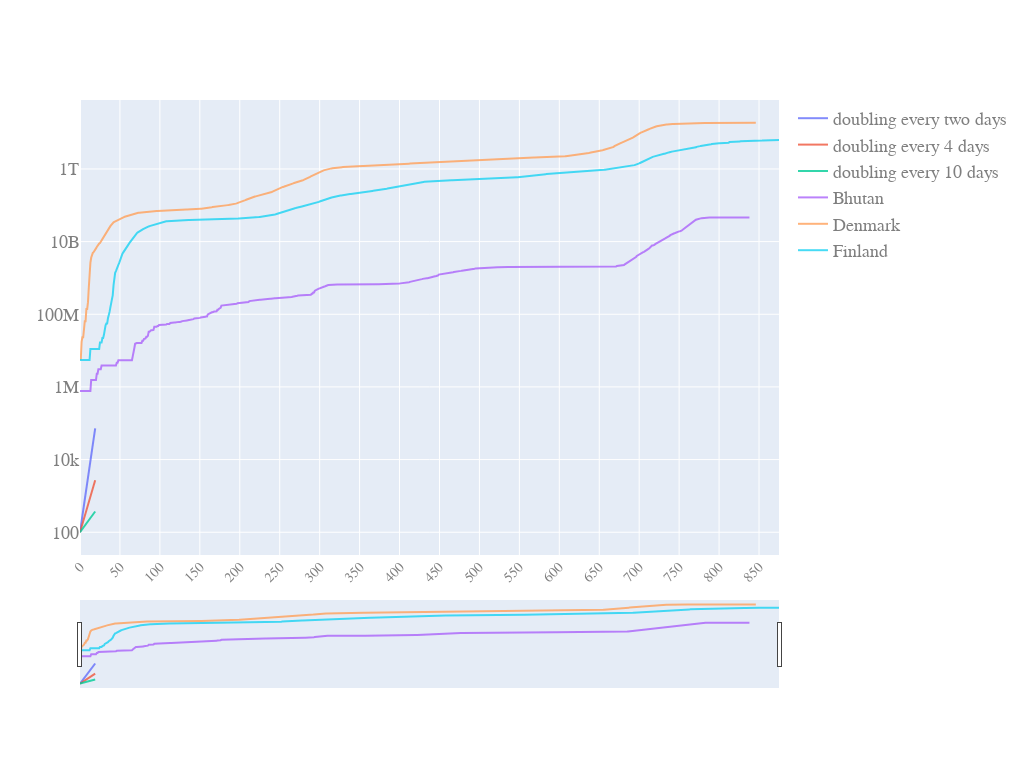

The cell this chart's notebook holds for it:
### Code cell
quick_plot(pd_sync_timelines_w_slope.date,
           pd_sync_timelines_w_slope.iloc[:,0:6],
           y_scale='log',
           slider=True)

### Figure 1 — Plotly figure (JSON) as saved in the notebook; plotly's stock layout.template omitted (floating-point values rounded to 4 significant figures; data arrays with more than 128 entries replaced by an {"elided": "..."} marker saying what was removed)
{"data": [{"name": "doubling every two days", "opacity": 0.8, "type": "scatter", "x": {"elided": "876 int values"}, "y": {"elided": "876 float values"}}, {"name": "doubling every 4 days", "opacity": 0.8, "type": "scatter", "x": {"elided": "876 int values"}, "y": {"elided": "876 float values"}}, {"name": "doubling every 10 days", "opacity": 0.8, "type": "scatter", "x": {"elided": "876 int values"}, "y": {"elided": "876 float values"}}, {"name": "Bhutan", "opacity": 0.8, "type": "scatter", "x": {"elided": "876 int values"}, "y": {"elided": "876 int values"}}, {"name": "Denmark", "opacity": 0.8, "type": "scatter", "x": {"elided": "876 int values"}, "y": {"elided": "876 int values"}}, {"name": "Finland", "opacity": 0.8, "type": "scatter", "x": {"elided": "876 int values"}, "y": {"elided": "876 int values"}}], "layout": {"autosize": true, "font": {"color": "#7f7f7f", "family": "PT Sans, monospace", "size": 18}, "height": 768, "width": 1024, "xaxis": {"nticks": 20, "rangeslider": {"visible": true}, "tickangle": -45, "tickfont": {"color": "#7f7f7f", "size": 14}}, "yaxis": {"type": "log"}}}
